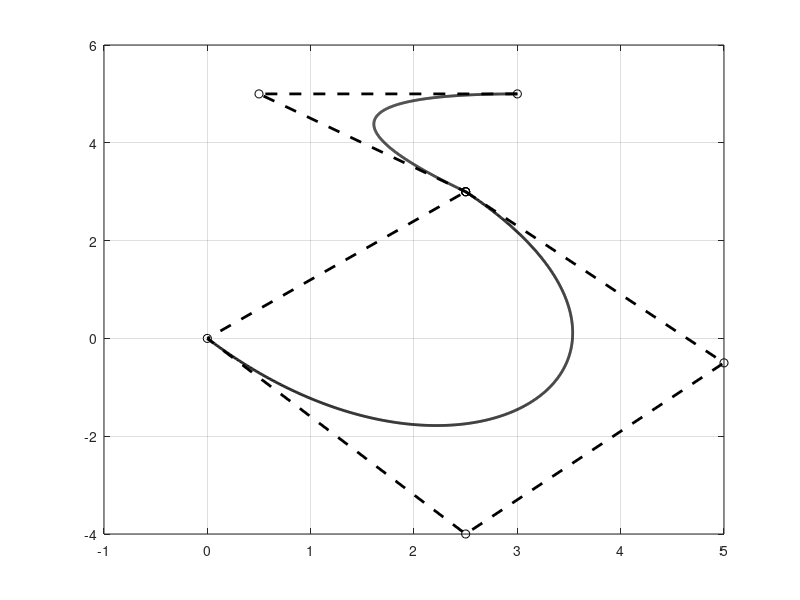

The MATLAB script that drew this image:
%Algoritmo Curvas de Bezier
clear
m=4 %numero de intervalos 
x=[2.5  5  2.5 0];y=[3 -0.5 -4  0]; %4 Bezier 3 grau
x(m+1)=x(1);y(m+1)=y(1);	
numpasso=1000
h=1/numpasso %Espaçamento do parametro t
t=0
cx=3*(x(2)-x(1));bx=3*(x(3)-x(2))-cx;ax=(x(4)-x(1))-(cx+bx);
cy=3*(y(2)-y(1));by=3*(y(3)-y(2))-cy;ay=(y(4)-y(1))-(cy+by);
xmax=0;ymax=0;
for i=1:numpasso+1
   xx(i)=x(1)+t*(cx+t*(bx+t*ax));
   yy(i)=y(1)+t*(cy+t*(by+t*ay));
   t=t+h;
end%for

m=3 %numero de intervalos 
x2=[3 0.5 2.5 ];y2=[5 5  3 ]; %4 Bezier 2 grau
x2(m+1)=x(1);y2(m+1)=y(1);	
numpasso=1000
h=1/numpasso %Espaçamento do parametro t
t=0
bx=2*(x2(2)-x2(1));ax=x2(1)-2*x2(2)+x2(3);
by=2*(y2(2)-y2(1));ay=y2(1)-2*y2(2)+y2(3);
xmax=0;ymax=0;
for i=1:numpasso+1
   xx2(i)=x2(1)+t*(bx+t*ax);
   yy2(i)=y2(1)+t*(by+t*ay);
   t=t+h;
end%for
plot(x,y,'ok',x,y,'--k','linewidth',2,xx,yy,'-k','linewidth',2,x2,y2,'ok',x2,y2,'--k','linewidth',2,xx2,yy2,'-k','linewidth',2)
grid on